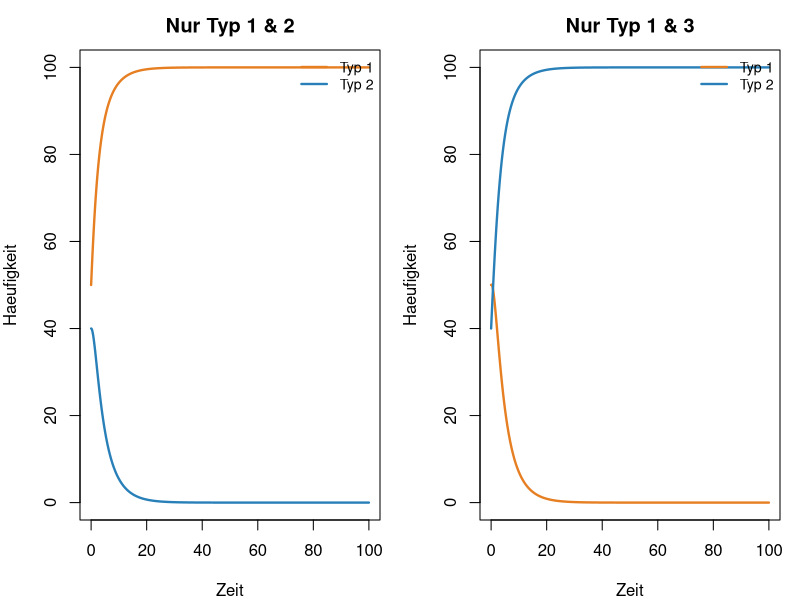
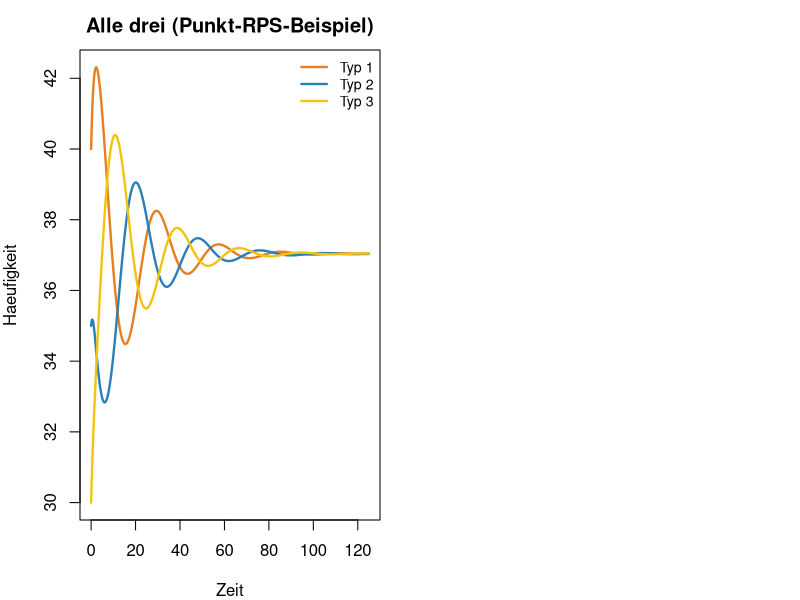
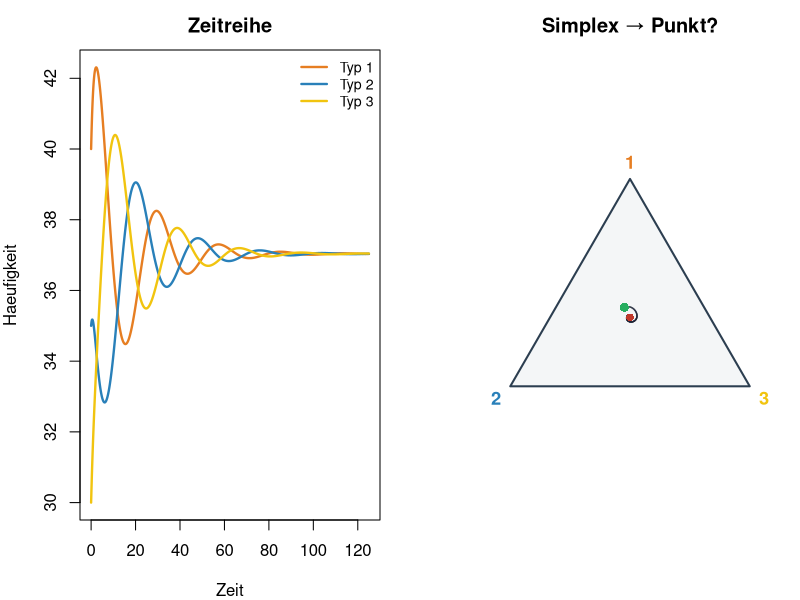
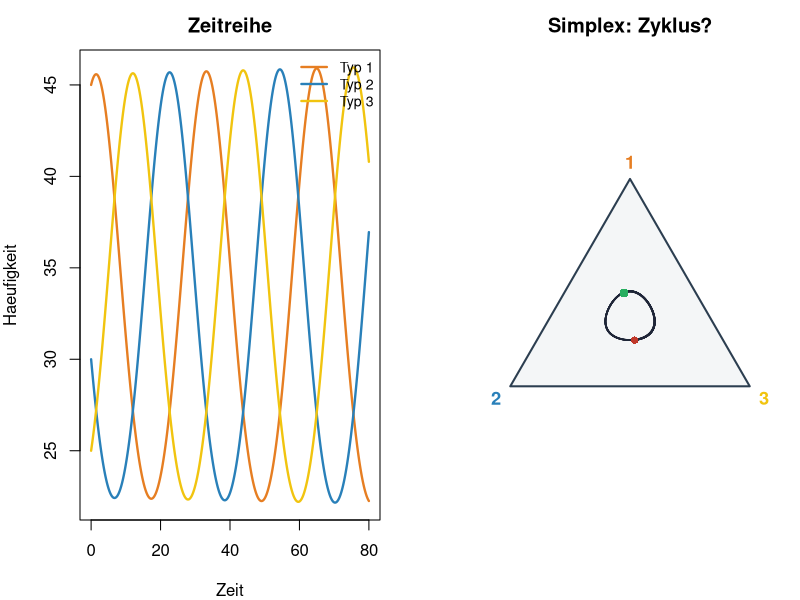
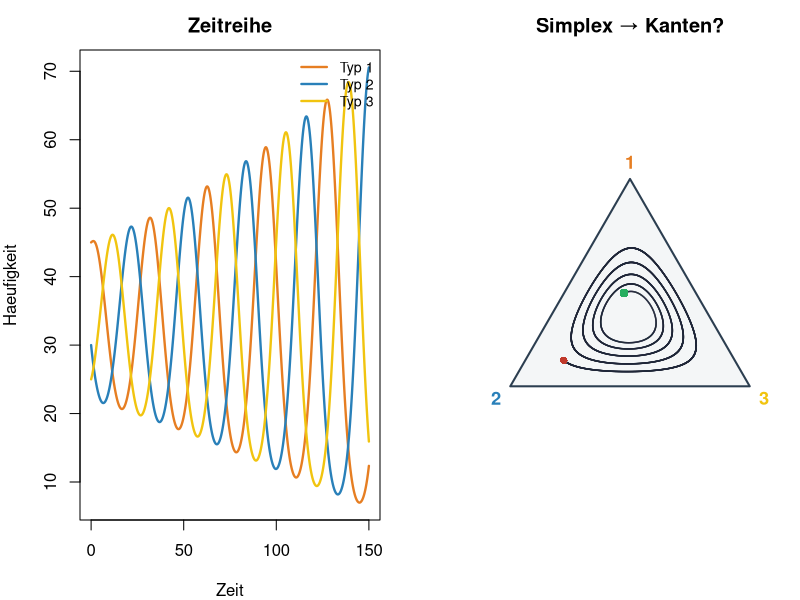
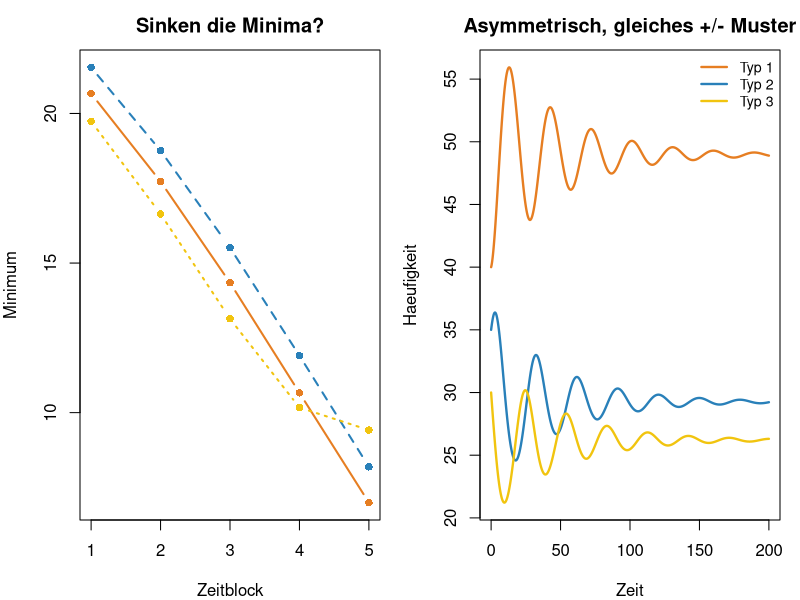
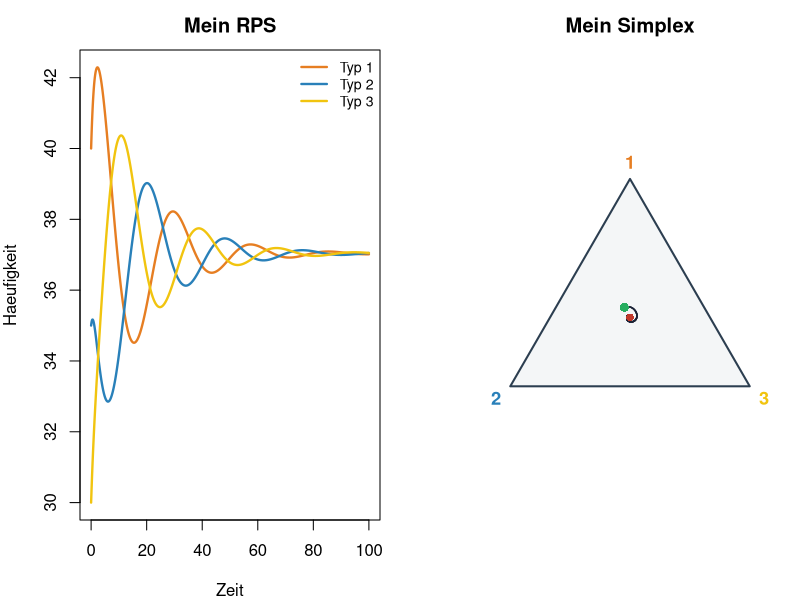

Recreate these plots in R, in order.
## ---- chunk 1
# optional
## ---- chunk 2
next_3lv <- function(N, r, A, K, dt) {
  load <- as.numeric(A %*% N)
  pmax(N + r * N * (1 - load / K) * dt, 0)
}

simulate_3lv <- function(N0, r, A, K, T = 2000, dt = 0.05) {
  n <- length(N0)
  N <- matrix(0, T + 1, n)
  N[1, ] <- N0
  for (t in 1:T) N[t + 1, ] <- next_3lv(N[t, ], r, A, K, dt)
  out <- data.frame(time = 0:T * dt)
  for (j in seq_len(n)) out[[paste0("N", j)]] <- N[, j]
  out
}

plot_3lv <- function(df, main = "") {
  cols <- c("#e67e22", "#2980b9", "#f1c40f")
  ys <- df[, grep("^N", names(df)), drop = FALSE]
  matplot(df$time, ys, type = "l", lty = 1, lwd = 2.3, col = cols[seq_len(ncol(ys))],
          xlab = "Zeit", ylab = "Haeufigkeit", main = main)
  legend("topright", paste0("Typ ", seq_len(ncol(ys))),
         col = cols[seq_len(ncol(ys))], lty = 1, lwd = 2.3, bty = "n", cex = 0.85)
}

make_rps_A <- function(s, w) {
  matrix(c(1, w, s,
           s, 1, w,
           w, s, 1), 3, 3, byrow = TRUE)
}

# Frequenzen auf dem 2-Simplex (Dreieck)
to_simplex_xy <- function(N) {
  N <- as.matrix(N)
  s <- pmax(rowSums(N), 1e-12)
  f <- N / s
  v1 <- c(0.5, sqrt(3) / 2); v2 <- c(0, 0); v3 <- c(1, 0)
  cbind(x = f[, 1] * v1[1] + f[, 2] * v2[1] + f[, 3] * v3[1],
        y = f[, 1] * v1[2] + f[, 2] * v2[2] + f[, 3] * v3[2])
}

plot_simplex <- function(df, main = "", fade = TRUE) {
  cols_s <- c("#e67e22", "#2980b9", "#f1c40f")
  N <- df[, grep("^N", names(df)), drop = FALSE]
  if (ncol(N) != 3) stop("Simplex-Plot braucht genau 3 Typen")
  xy <- to_simplex_xy(N)
  v1 <- c(0.5, sqrt(3) / 2); v2 <- c(0, 0); v3 <- c(1, 0)
  plot(NA, xlim = c(-0.08, 1.08), ylim = c(-0.12, sqrt(3) / 2 + 0.1),
       asp = 1, axes = FALSE, xlab = "", ylab = "", main = main)
  polygon(c(v1[1], v2[1], v3[1]), c(v1[2], v2[2], v3[2]),
          border = "#2c3e50", lwd = 2, col = "#f4f6f7")
  text(v1[1], v1[2] + 0.07, "1", col = cols_s[1], font = 2, cex = 1.1)
  text(v2[1] - 0.06, v2[2] - 0.05, "2", col = cols_s[2], font = 2, cex = 1.1)
  text(v3[1] + 0.06, v3[2] - 0.05, "3", col = cols_s[3], font = 2, cex = 1.1)
  n <- nrow(xy)
  if (fade && n > 40) {
    for (i in seq_len(n - 1)) {
      a <- 0.12 + 0.78 * (i / n)
      segments(xy[i, 1], xy[i, 2], xy[i + 1, 1], xy[i + 1, 2],
               col = rgb(0.12, 0.15, 0.22, a), lwd = 1.5)
    }
  } else {
    lines(xy[, 1], xy[, 2], lwd = 2, col = "#2c3e50")
  }
  points(xy[1, 1], xy[1, 2], pch = 16, col = "#27ae60", cex = 1.2)
  points(xy[n, 1], xy[n, 2], pch = 16, col = "#c0392b", cex = 1.0)
}

# Minima in aufeinanderfolgenden Bloecken (Heteroklin-Diagnose)
block_mins <- function(df, nblock = 5) {
  ys <- as.matrix(df[, grep("^N", names(df)), drop = FALSE])
  blen <- floor(nrow(ys) / nblock)
  out <- sapply(seq_len(ncol(ys)), function(j) {
    sapply(0:(nblock - 1), function(b) {
      i1 <- b * blen + 1
      i2 <- min((b + 1) * blen, nrow(ys))
      min(ys[i1:i2, j])
    })
  })
  colnames(out) <- paste0("N", seq_len(ncol(ys)))
  out
}

r <- 1
K <- 100
## ---- chunk 3
#| fig-height: 3.8
#| fig-width: 9
A_demo <- make_rps_A(s = 1.2, w = 0.5)
par(mfrow = c(1, 2), mar = c(4, 4, 2.5, 1))
plot_3lv(simulate_3lv(c(50, 40), r, A_demo[1:2, 1:2], K),
         main = "Nur Typ 1 & 2")
plot_3lv(simulate_3lv(c(50, 40), r, A_demo[c(1, 3), c(1, 3)], K),
         main = "Nur Typ 1 & 3")
## ---- chunk 4
#| fig-height: 3.8
#| fig-width: 8
df_point <- simulate_3lv(c(40, 35, 30), r, A_demo, K, T = 2500)
plot_3lv(df_point, main = "Alle drei (Punkt-RPS-Beispiel)")
A_demo
## ---- chunk 5
#| fig-height: 3.6
#| fig-width: 9
# Beispiel Folien: s=1.2, w=0.5 — Sie duerfen aendern
A_point <- make_rps_A(s = 1.2, w = 0.5)
df <- simulate_3lv(c(40, 35, 30), r, A_point, K, T = 2500)
par(mfrow = c(1, 2), mar = c(4, 4, 2.5, 1))
plot_3lv(df, main = "Zeitreihe")
plot_simplex(df, main = "Simplex → Punkt?")
cat("s+w =", 1.2 + 0.5, "\n")
## ---- chunk 6
#| fig-height: 3.6
#| fig-width: 9
A_osc <- make_rps_A(s = 1.35, w = 0.65)
df <- simulate_3lv(c(45, 30, 25), r, A_osc, K, T = 4000, dt = 0.02)
par(mfrow = c(1, 2), mar = c(4, 4, 2.5, 1))
plot_3lv(df, main = "Zeitreihe")
plot_simplex(df, main = "Simplex: Zyklus?")
cat("s+w =", 1.35 + 0.65, "\n")
## ---- chunk 7
#| fig-height: 3.8
#| fig-width: 9
A_het <- make_rps_A(s = 1.40, w = 0.65)
df_het <- simulate_3lv(c(45, 30, 25), r, A_het, K, T = 10000, dt = 0.015)
par(mfrow = c(1, 2), mar = c(4, 4, 2.5, 1))
plot_3lv(df_het, main = "Zeitreihe")
plot_simplex(df_het, main = "Simplex → Kanten?")
bm <- block_mins(df_het, nblock = 5)
bm
## ---- chunk 8
#| fig-height: 3.4
#| fig-width: 7
matplot(seq_len(nrow(bm)), bm, type = "b", pch = 16, lwd = 2,
        col = c("#e67e22", "#2980b9", "#f1c40f"),
        xlab = "Zeitblock", ylab = "Minimum",
        main = "Sinken die Minima?")
## ---- chunk 9
#| fig-height: 3.6
#| fig-width: 8
A_asym <- matrix(c(1, 0.4, 1.5,
                   1.15, 1, 0.55,
                   0.7, 1.35, 1), 3, 3, byrow = TRUE)
plot_3lv(simulate_3lv(c(40, 35, 30), r, A_asym, K, T = 4000),
         main = "Asymmetrisch, gleiches +/- Muster")
A_asym
## ---- chunk 10
# === IHR FINAL ===
s <- 1.2
w <- 0.5
A_final <- make_rps_A(s, w)
N0 <- c(40, 35, 30)

df_final <- simulate_3lv(N0, r, A_final, K, T = 5000, dt = 0.02)
par(mfrow = c(1, 2), mar = c(4, 4, 2.5, 1))
plot_3lv(df_final, main = "Mein RPS")
plot_simplex(df_final, main = "Mein Simplex")
A_final
cat("s+w =", s + w, "\n")
# bei Verdacht auf Heteroklin:
# block_mins(df_final, 5)
## ---- chunk 11
# YOUR CODE — weitere (s,w) ausprobieren
